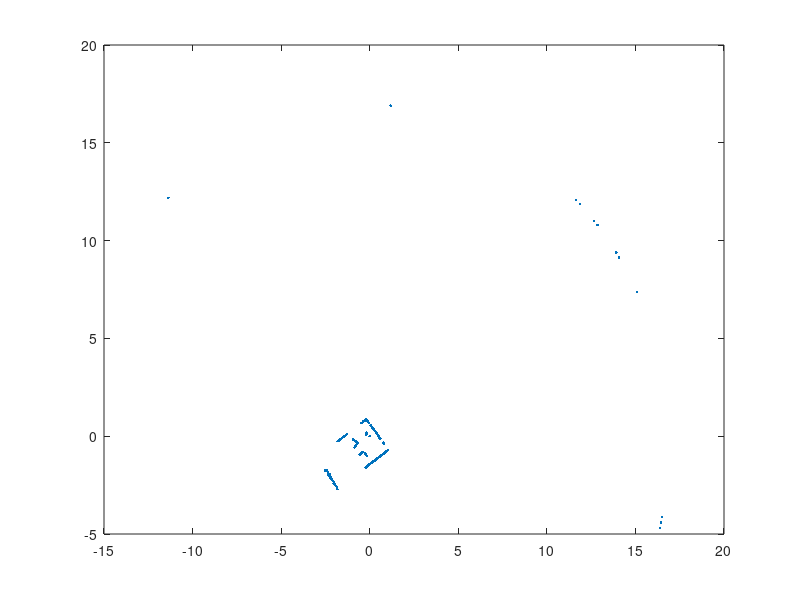

Write MATLAB code to recreate this figure. (Note: this script raises an error after producing the figure.)

load('playpensample.mat')

[x,y] = pol2cart(deg2rad(theta),r);
plot(x,y,'.')

data = [x y];
data = data(any(data,2),:);

[center, radius, n_in] = RANCIRCLE(data, 10000, 0.005,0.10,0.11);
viscircles(center', radius);